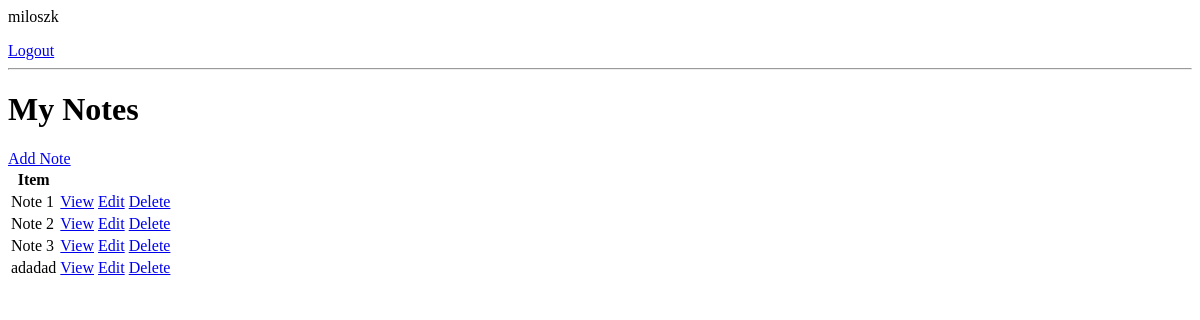
Page / (signed in) on the earlier database version.
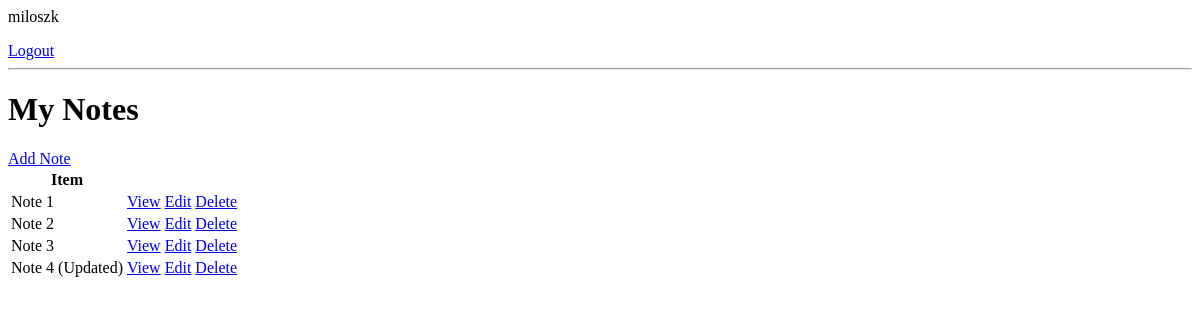
Same page on the later database version.
### base/models.py (models this page shows, shortened)
class Note(models.Model):
	user = models.ForeignKey(User, on_delete=models.CASCADE, null=True, blank=True)
	title = models.CharField(max_length=200)
	description = models.TextField(null=True, blank=True)
	create = models.DateTimeField(auto_now_add=True)

### base/views.py (the view)
# urls.py: path('', NoteList.as_view(), name='notes'),
class NoteList(LoginRequiredMixin, ListView):
	model = Note
	context_object_name = 'notes'

### base/templates/base/note_list.html
{% if request.user.is_authenticated %}
<p>{{ request.user }}</p>
<a href="{% url 'logout' %}">Logout</a>
{% else %}
<a href="{% url 'login' %}">Login</a>
{% endif %}
<hr>
<h1>My Notes</h1>
<a href="{% url 'note-create' %}">Add Note</a>
<table>
	<tr>
		<th>Item</th>
		<th></th>
		<th></th>
	</tr>
	{% for note in notes %}
	<tr>
		<td>{{ note.title }}</td>
		<td><a href="{%  url 'note' note.id %}">View</a></td>
		<td><a href="{%  url 'note-update' note.id %}">Edit</a></td>
		<td><a href="{%  url 'note-delete' note.id %}">Delete</a></td>
	</tr>
	{% empty %}
	<h3>No items in list</h3>
	{% endfor %}
</table>

Differences in the rows shown:
changed Note: title "adadad" → "Note 4 (Updated)"
